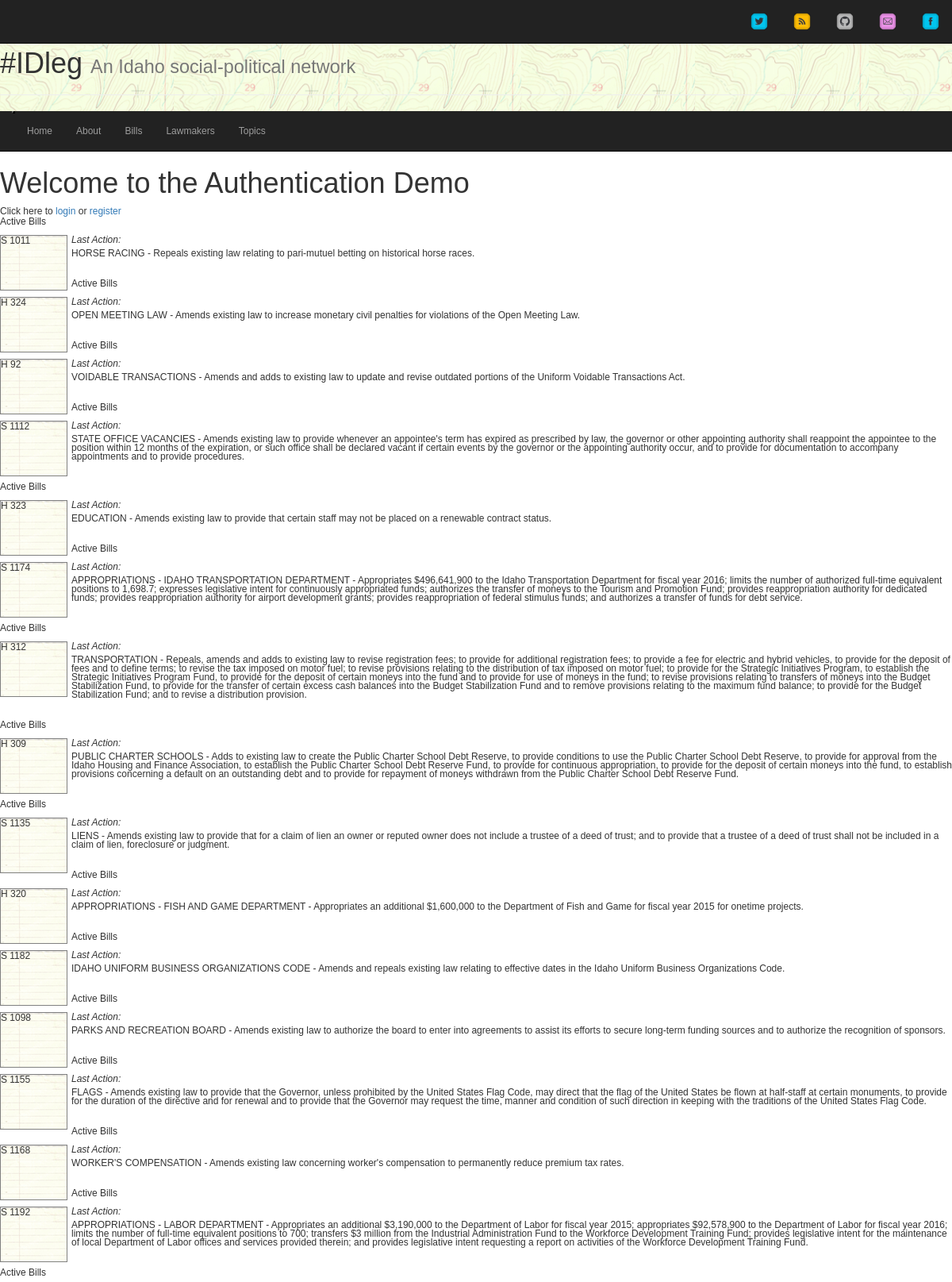
Page /bills (upper part) on the committed database.
### app/idleg/models.py (models this page shows, shortened)
class Bills(db.Model):
  __searchable__ = ['bill_name']
  bill_id = db.Column(db.String(6), primary_key=True)
  year = db.Column(db.String(4))
  title = db.Column(db.Text)
  bill_name = db.Column(db.String(6))
  last_updated = db.Column(db.Text)
  votes_for = db.Column(db.Integer)
  votes_against = db.Column(db.Integer)

### app/idleg/views.py (the view)
@idleg.route('/bills')
def bills():
  id_bills = Bills.query.all()
  return render_template('bills.html', id_bills = id_bills, user=current_user)

### app/idleg/views.py (called while the page is built)
@idleg.before_request
def get_current_user():
  g.user = current_user

### app/templates/bills.html
{% extends 'base.html' %}
{% block container %}
  <h1>Welcome to the Authentication Demo</h1>
  {% if current_user.is_authenticated %}
     <h3>Hey {{ user.username }}!!</h3>
     <a href="{{ url_for('idleg.logout') }}">Click here to  logout</a>
    {% else %}
      Click here to <a href="{{ url_for('idleg.login') }}">login</a> or <a href="{{ url_for('idleg.register') }}">register</a>
  {% endif %}
  {% for bill in id_bills: %}
    <div class="active">
    <p>Active Bills</p>
    <div class="billimage"><span<>{% print bill.bill_id %}</span></div>
    <div class="lastaction">Last Action: {% print bill.updated_at %}</div>
    <div class="billsummary">{% print bill.title %}</div><br /><br />
    </div>
  {% endfor %}
{% endblock %}

### app/templates/base.html (shortened to what this page needs)
<!DOCTYPE html>
<html>
  <head>
    <link href="{{ url_for('static', filename='css/bootstrap.min.css') }}" rel="stylesheet">
    <link href="{{ url_for('static', filename='css/styles.css') }}" rel="stylesheet" />
    <link href="http://netdna.bootstrapcdn.com/font-awesome/4.0.3/css/font-awesome.css" rel="stylesheet">
  </head>
  <body>
    <header>
      <div class="tops">
        <div class="navbar navbar-inverse navbar-fixed-top" role="navigation social">
          <div class="collapse navbar-collapse">
            <ul class="nav navbar-nav pull-right">
                <li>
                <a href="https://twitter.com/search?q=%23idleg&src=typd"><img src="{{ url_for('static', filename="images/twittericon.png") }}" width="24px" height="24px"></a>
                </li>
                <li>
                <a href="http://idleg.info/rss"><img src="{{ url_for('static', filename="images/RSS-Icon.png") }}" width="24px" height="24px"></a>
                </li>
                <li>
                <a href="https://github.com/paleomedia/idleg"><img src="{{ url_for('static', filename="images/Github-Icon.png") }}" width="24px" height="24px"></a>
                </li>
                <li>
                <a href="mailto:editor@idleg.info"><img src="{{ url_for('static', filename="images/Email-Icon.png") }}" width="24px" height="24px"></a>
                </li>
                <li>
                <a href="http://facebook.com"><img src="{{ url_for('static', filename="images/Facebook-Icon.png") }}" width="24px" height="24px"></a>
                </li>
            </ul>
          </div>
        </div>
        <div class="page-header"">
          <h1>#IDleg <small>An Idaho social-political network</small></h1>
        </div>
    <nav class="navbar navbar-inverse navbar-static-top" role="navigation">
    	<div class="container-fluid">
      <div class="navbar-header">
          <button type="button" class="collapse navbar-collapse" data-toggle="collapse" data-target="bs-example-navbar-collapse-2" aria-expanded="false">
     	    </button>
    	 </div>
    	  <div class= "navbar-collapse collapse" id="bs-example-navbar-collapse-1" >
      	    <ul class="nav navbar-nav">
              <li><a href="/home">Home <span class="sr-only">(current)</span></a></li>
              <li><a href="/about">About</a></li>
              <li><a href="/bills">Bills</a></li>
              <li><a href="/lawmakers">Lawmakers</a></li>
              <li><a href="/topics">Topics</a></li>
            </ul>
    	 </div>
    	 </div>
  </nav>
  	</div>
    </header>
    {% block container %} {% endblock %}
  </body>
</html>

### app/static/css/styles.css (style rules this page uses)
.tops { width: 100%; height: 170x; background-image: url("../images/topo.png"); background-repeat: repeat-x; float: left; }
body { font-family: 'Source Sans Pro', Helvetica, sans-serif; font-size: 12px; line-height: 1.3rem; font-weight: 400; margin: 0; padding: 0; }
div { // overflow: hidden; padding-right: 0em; }
.billimage { background-image: url("../images/billpage.png"); position: relative; width: 85px; height: 70px; float: left; margin: 0px 5px 0px 0px; border: 1px solid gray; }
.lastaction { padding: 0px 0px 5px 0px; font-style: italic; }
.billsummary { font-size: 1.2rem; line-height: 1.1rem; }

### rows in the picture
Bills: bill_id "S 1011", title "HORSE RACING - Repeals existing law relating to pari-mutuel betting on historical horse races."
Bills: bill_id "H 324", title "OPEN MEETING LAW - Amends existing law to increase monetary civil penalties for violations of the Open Meeting Law."
Bills: bill_id "H 92", title "VOIDABLE TRANSACTIONS - Amends and adds to existing law to update and revise outdated portions of the Uniform Voidable Transactions Act."
Bills: bill_id "S 1112", title "STATE OFFICE VACANCIES - Amends existing law to provide whenever an appointee's term has expired as prescribed by law, the governor or other appointing authority shall reappoint the appointee to the position within 12 months of the expiration, or such office shall be declared vacant if certain events by the governor or the appointing authority occur, and to provide for documentation to accompany appointments and to provide procedures."
Bills: bill_id "H 323", title "EDUCATION - Amends existing law to provide that certain staff may not be placed on a renewable contract status."
Bills: bill_id "S 1174", title "APPROPRIATIONS - IDAHO TRANSPORTATION DEPARTMENT - Appropriates $496,641,900 to the Idaho Transportation Department for fiscal year 2016; limits the number of authorized full-time equivalent positions to 1,698.7; expresses legislative intent for continuously appropriated funds; authorizes the transfer of moneys to the Tourism and Promotion Fund; provides reappropriation authority for dedicated funds; provides reappropriation authority for airport development grants; provides reappropriation of federal stimulus funds; and authorizes a transfer of funds for debt service."
Bills: bill_id "H 312", title "TRANSPORTATION - Repeals, amends and adds to existing law to revise registration fees; to provide for additional registration fees; to provide a fee for electric and hybrid vehicles, to provide for the deposit of fees and to define terms; to revise the tax imposed on motor fuel; to revise provisions relating to the distribution of tax imposed on motor fuel; to provide for the Strategic Initiatives Program, to establish the Strategic Initiatives Program Fund, to provide for the deposit of certain moneys into the fund and to provide for use of moneys in the fund; to revise provisions relating to transfers of moneys into the Budget Stabilization Fund, to provide for the transfer of certain…"
Bills: bill_id "H 309", title "PUBLIC CHARTER SCHOOLS - Adds to existing law to create the Public Charter School Debt Reserve, to provide conditions to use the Public Charter School Debt Reserve, to provide for approval from the Idaho Housing and Finance Association, to establish the Public Charter School Debt Reserve Fund, to provide for continuous appropriation, to provide for the deposit of certain moneys into the fund, to establish provisions concerning a default on an outstanding debt and to provide for repayment of moneys withdrawn from the Public Charter School Debt Reserve Fund."
Bills: bill_id "S 1135", title "LIENS - Amends existing law to provide that for a claim of lien an owner or reputed owner does not include a trustee of a deed of trust; and to provide that a trustee of a deed of trust shall not be included in a claim of lien, foreclosure or judgment."
Bills: bill_id "H 320", title "APPROPRIATIONS - FISH AND GAME DEPARTMENT - Appropriates an additional $1,600,000 to the Department of Fish and Game for fiscal year 2015 for onetime projects."
Bills: bill_id "S 1182", title "IDAHO UNIFORM BUSINESS ORGANIZATIONS CODE - Amends and repeals existing law relating to effective dates in the Idaho Uniform Business Organizations Code."
Bills: bill_id "S 1098", title "PARKS AND RECREATION BOARD - Amends existing law to authorize the board to enter into agreements to assist its efforts to secure long-term funding sources and to authorize the recognition of sponsors."
Bills: bill_id "S 1155", title "FLAGS - Amends existing law to provide that the Governor, unless prohibited by the United States Flag Code, may direct that the flag of the United States be flown at half-staff at certain monuments, to provide for the duration of the directive and for renewal and to provide that the Governor may request the time, manner and condition of such direction in keeping with the traditions of the United States Flag Code."
Bills: bill_id "S 1168", title "WORKER'S COMPENSATION - Amends existing law concerning worker's compensation to permanently reduce premium tax rates."
Bills: bill_id "S 1192", title "APPROPRIATIONS - LABOR DEPARTMENT - Appropriates an additional $3,190,000 to the Department of Labor for fiscal year 2015; appropriates $92,578,900 to the Department of Labor for fiscal year 2016; limits the number of full-time equivalent positions to 700; transfers $3 million from the Industrial Administration Fund to the Workforce Development Training Fund; provides legislative intent for the maintenance of local Department of Labor offices and services provided therein; and provides legislative intent requesting a report on activities of the Workforce Development Training Fund."
